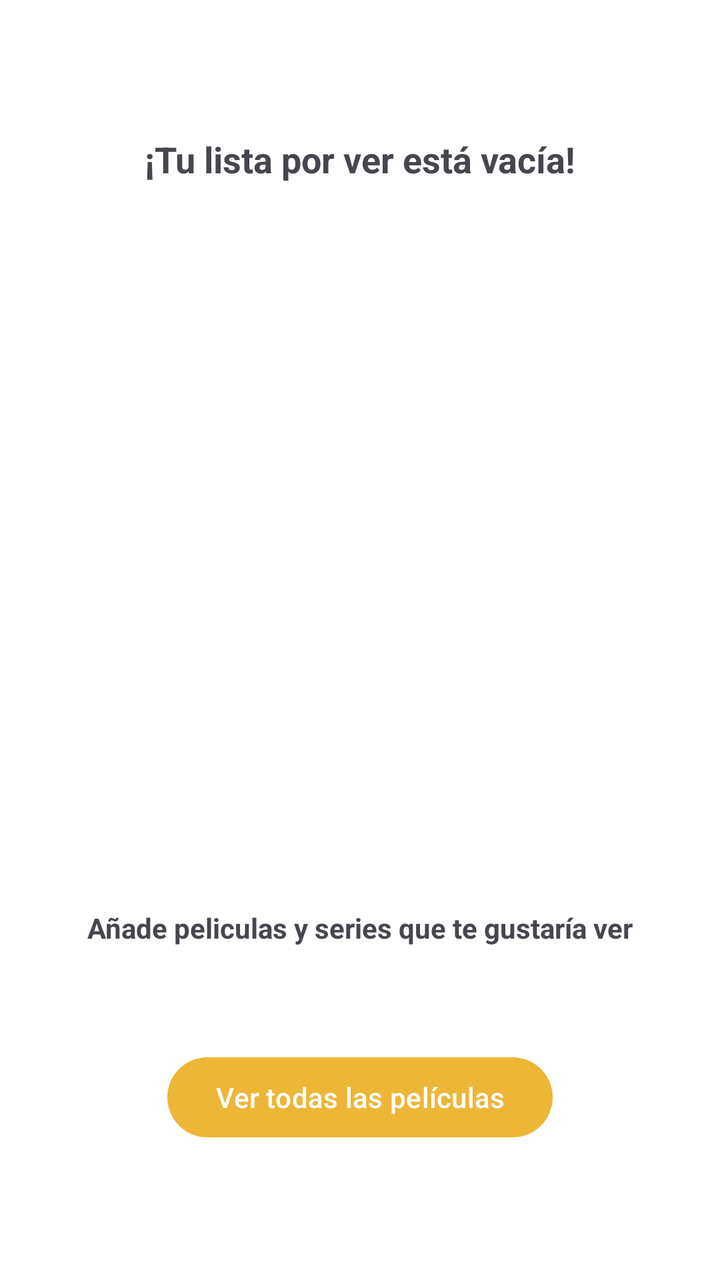
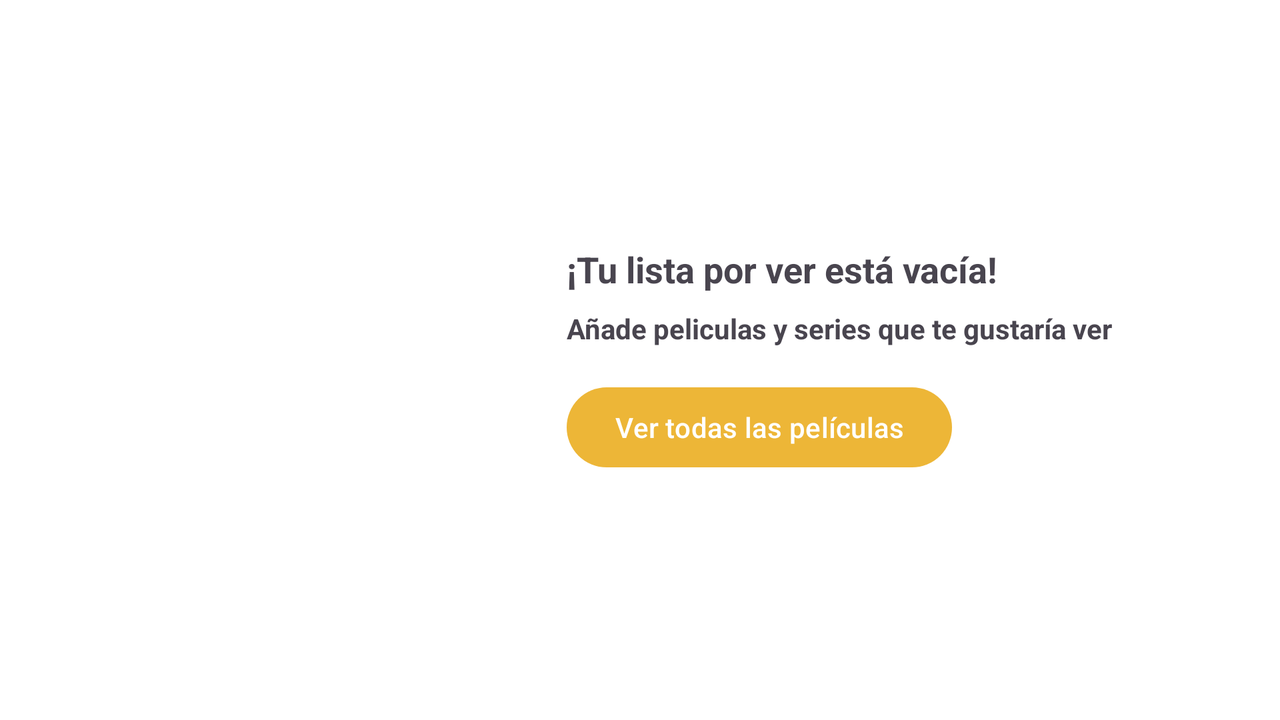

The same Android screen from two of the app's own layout files: first res/layout/ as a phone draws it, then the repository's variant for another configuration, drawn on a device whose configuration selects that folder. Both files follow.
<!-- AndroidManifest.xml: application theme Theme.MovieApp -->
<!-- res/layout/fragment_pendientes.xml -->
<androidx.constraintlayout.widget.ConstraintLayout
    xmlns:android="http://schemas.android.com/apk/res/android"
    xmlns:app="http://schemas.android.com/apk/res-auto"
    android:layout_width="match_parent"
    android:layout_height="match_parent"
    android:background="@color/colorFondoMenu"
    android:padding="16dp">

    <TextView
        android:id="@+id/tvListEmpty"
        android:layout_width="wrap_content"
        android:layout_height="wrap_content"
        android:text="@string/listEmpty"
        android:textSize="18dp"
        android:textStyle="bold"
        app:layout_constraintStart_toStartOf="parent"
        app:layout_constraintEnd_toEndOf="parent"
        app:layout_constraintTop_toTopOf="parent"
        app:layout_constraintBottom_toTopOf="@id/ivPalomitas" />

    <ImageView
        android:id="@+id/ivPalomitas"
        android:layout_width="200dp"
        android:layout_height="260dp"
        android:scaleType="centerCrop"
        app:layout_constraintTop_toBottomOf="@id/tvListEmpty"
        app:layout_constraintBottom_toTopOf="@id/tvEmpty"
        app:layout_constraintStart_toStartOf="parent"
        app:layout_constraintEnd_toEndOf="parent" />

    <TextView
        android:id="@+id/tvEmpty"
        android:layout_width="wrap_content"
        android:layout_height="wrap_content"
        android:text="@string/notPelis"
        android:textSize="14dp"
        android:textStyle="bold"
        app:layout_constraintTop_toBottomOf="@id/ivPalomitas"
        app:layout_constraintBottom_toTopOf="@id/btnExplorar"
        app:layout_constraintStart_toStartOf="parent"
        app:layout_constraintEnd_toEndOf="parent" />

    <com.google.android.material.button.MaterialButton
        android:id="@+id/btnExplorar"
        android:layout_width="wrap_content"
        android:layout_height="wrap_content"
        android:text="@string/verPelis"
        app:backgroundTint="@color/colorBotonPendientes"
        app:layout_constraintTop_toBottomOf="@id/tvEmpty"
        app:layout_constraintBottom_toBottomOf="parent"
        app:layout_constraintStart_toStartOf="parent"
        app:layout_constraintEnd_toEndOf="parent" />

    <androidx.recyclerview.widget.RecyclerView
        android:id="@+id/rvPendientes"
        android:layout_width="match_parent"
        android:layout_height="match_parent"
        android:clipToPadding="false"
        android:paddingBottom="80dp"
        android:background="@android:color/transparent"
        android:visibility="gone"/>
</androidx.constraintlayout.widget.ConstraintLayout>
<!-- resources referenced by this layout -->
<resources>
  <color name="colorBotonPendientes">#EDB637</color>
  <color name="colorFondoMenu">#FFFFFF</color>
  <string name="listEmpty">¡Tu lista por ver está vacía!</string>
  <string name="notPelis">Añade peliculas y series que te gustaría ver</string>
  <string name="verPelis">Ver todas las películas</string>
  <style name="Theme.MovieApp" parent="Base.Theme.MovieApp" />
  <style name="CustomAlertDialog" parent="ThemeOverlay.Material3.MaterialAlertDialog">
          <item name="android:background">@color/colorFondoMenu</item>
          <item name="android:windowMinWidthMajor">@dimen/dialog_width</item>
          <item name="android:windowMinWidthMinor">@dimen/dialog_width</item>
          <item name="android:textColorPrimary">@color/textoNegro</item>
          <item name="shapeAppearanceOverlay">@style/ShapeDialog</item>
          <item name="buttonBarPositiveButtonStyle">@style/DialogBotonPositivo</item>
          <item name="buttonBarNegativeButtonStyle">@style/DialogBotonNegativo</item>
      </style>
  <style name="SpinnerDropDownItem" parent="android:Widget.TextView.SpinnerItem">
          <item name="android:layout">@layout/item_spinner_dropdown</item>
          <item name="android:textSize">13sp</item>
          <item name="android:textColor">@color/textoOscuro</item>
          <item name="android:paddingStart">16dp</item>
          <item name="android:paddingEnd">16dp</item>
          <item name="android:paddingTop">14dp</item>
          <item name="android:paddingBottom">14dp</item>
      </style>
  <style name="SpinnerDropDownList" parent="android:Widget.ListView.DropDown">
          <item name="android:background">@drawable/bg_spinner_popup</item>
          <item name="android:divider">@color/fondoGrisClaro</item>
          <item name="android:dividerHeight">0.5dp</item>
      </style>
  <style name="SpinnerOrden" parent="Widget.AppCompat.Spinner">
          <item name="android:background">@null</item>
          <item name="overlapAnchor">false</item>
      </style>
  <color name="amarilloDorado">#EDB637</color>
  <color name="white">#FFFFFFFF</color>
  <color name="fondoAmarilloClaro">#FFF3D0</color>
  <color name="textoOscuro">#1F1F1F</color>
  <color name="fondoBlanco">#FFFFFF</color>
  <color name="textoNegro">#212121</color>
  <color name="fondoGrisClaro">#FDFCF7</color>
  <color name="textoGrisMedio">#757575</color>
  <color name="lineaMenu">#E0E0E0</color>
  <dimen name="dialog_width">400dp</dimen>
  <style name="ShapeDialog">
          <item name="cornerFamily">rounded</item>
          <item name="cornerSize">20dp</item>
      </style>
  <style name="DialogBotonPositivo" parent="Widget.Material3.Button.TextButton.Dialog">
          <item name="android:textColor">@color/amarilloDorado</item>
          <item name="android:textStyle">bold</item>
          <item name="android:textAllCaps">false</item>
          <item name="android:textSize">14sp</item>
      </style>
  <style name="DialogBotonNegativo" parent="Widget.Material3.Button.TextButton.Dialog">
          <item name="android:textColor">@color/textoGrisMedio</item>
          <item name="android:textAllCaps">false</item>
          <item name="android:textSize">14sp</item>
      </style>
  <!-- drawable bg_spinner_popup (drawable) -->
  <?xml version="1.0" encoding="utf-8"?>
  <layer-list xmlns:android="http://schemas.android.com/apk/res/android">
      <item
          android:left="2dp"
          android:right="2dp"
          android:bottom="4dp"
          android:top="4dp">
          <shape android:shape="rectangle">
              <solid android:color="@color/white"/>
              <corners android:radius="10dp"/>
              <stroke
                  android:width="1dp"
                  android:color="@color/colorBotonPendientes"/>
          </shape>
      </item>
  </layer-list>
  <!-- some entries are left out for length -->
</resources>
<!-- res/layout-land/fragment_pendientes.xml (the repository's variant of the layout above) -->
<!-- drawn on the phone turned sideways -->
<?xml version="1.0" encoding="utf-8"?>
<androidx.constraintlayout.widget.ConstraintLayout
    xmlns:android="http://schemas.android.com/apk/res/android"
    xmlns:app="http://schemas.android.com/apk/res-auto"
    android:layout_width="match_parent"
    android:layout_height="match_parent"
    android:background="@color/colorFondoMenu"
    android:padding="16dp">

    <ImageView
        android:id="@+id/ivPalomitas"
        android:layout_width="160dp"
        android:layout_height="0dp"
        android:scaleType="fitCenter"
        app:layout_constraintBottom_toBottomOf="parent"
        app:layout_constraintStart_toStartOf="parent"
        app:layout_constraintTop_toTopOf="parent"
        app:layout_constraintEnd_toStartOf="@id/guidelineCenter" />

    <androidx.constraintlayout.widget.Guideline
        android:id="@+id/guidelineCenter"
        android:layout_width="wrap_content"
        android:layout_height="wrap_content"
        android:orientation="vertical"
        app:layout_constraintGuide_percent="0.4" />

    <TextView
        android:id="@+id/tvListEmpty"
        android:layout_width="0dp"
        android:layout_height="wrap_content"
        android:layout_marginStart="24dp"
        android:text="@string/listEmpty"
        android:textSize="18dp"
        android:textStyle="bold"
        app:layout_constraintBottom_toTopOf="@id/tvEmpty"
        app:layout_constraintEnd_toEndOf="parent"
        app:layout_constraintStart_toEndOf="@id/guidelineCenter"
        app:layout_constraintTop_toTopOf="parent"
        app:layout_constraintVertical_chainStyle="packed" />

    <TextView
        android:id="@+id/tvEmpty"
        android:layout_width="0dp"
        android:layout_height="wrap_content"
        android:layout_marginStart="24dp"
        android:layout_marginTop="8dp"
        android:text="@string/notPelis"
        android:textSize="14dp"
        android:textStyle="bold"
        app:layout_constraintBottom_toTopOf="@id/btnExplorar"
        app:layout_constraintEnd_toEndOf="parent"
        app:layout_constraintStart_toEndOf="@id/guidelineCenter"
        app:layout_constraintTop_toBottomOf="@id/tvListEmpty" />

    <com.google.android.material.button.MaterialButton
        android:id="@+id/btnExplorar"
        android:layout_width="wrap_content"
        android:layout_height="wrap_content"
        android:layout_marginStart="24dp"
        android:layout_marginTop="16dp"
        android:text="@string/verPelis"
        app:backgroundTint="@color/colorBotonPendientes"
        app:layout_constraintBottom_toBottomOf="parent"
        app:layout_constraintStart_toEndOf="@id/guidelineCenter"
        app:layout_constraintTop_toBottomOf="@id/tvEmpty" />

    <androidx.recyclerview.widget.RecyclerView
        android:id="@+id/rvPendientes"
        android:layout_width="match_parent"
        android:layout_height="match_parent"
        android:background="@android:color/transparent"
        android:clipToPadding="false"
        android:paddingBottom="80dp"
        android:visibility="gone"/>

</androidx.constraintlayout.widget.ConstraintLayout>
